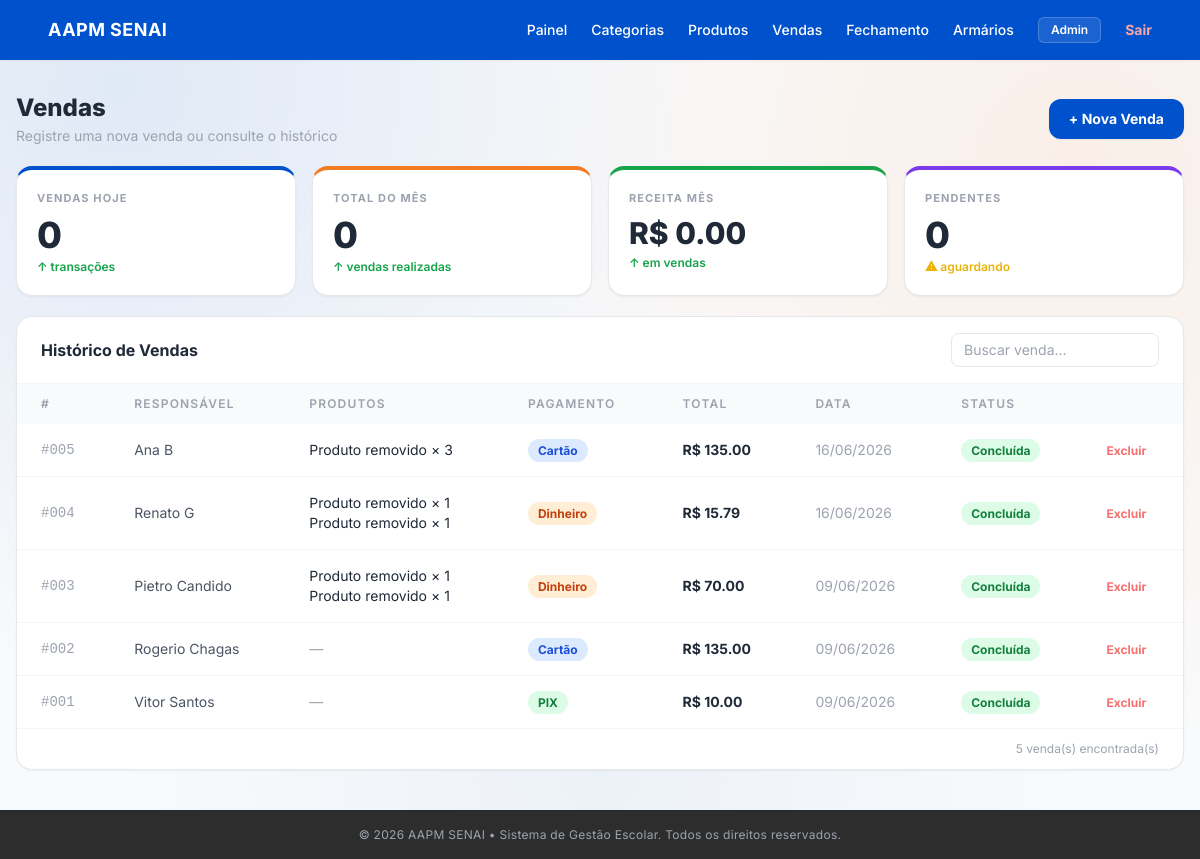
The app's page /vendas/ (signed in), older data.
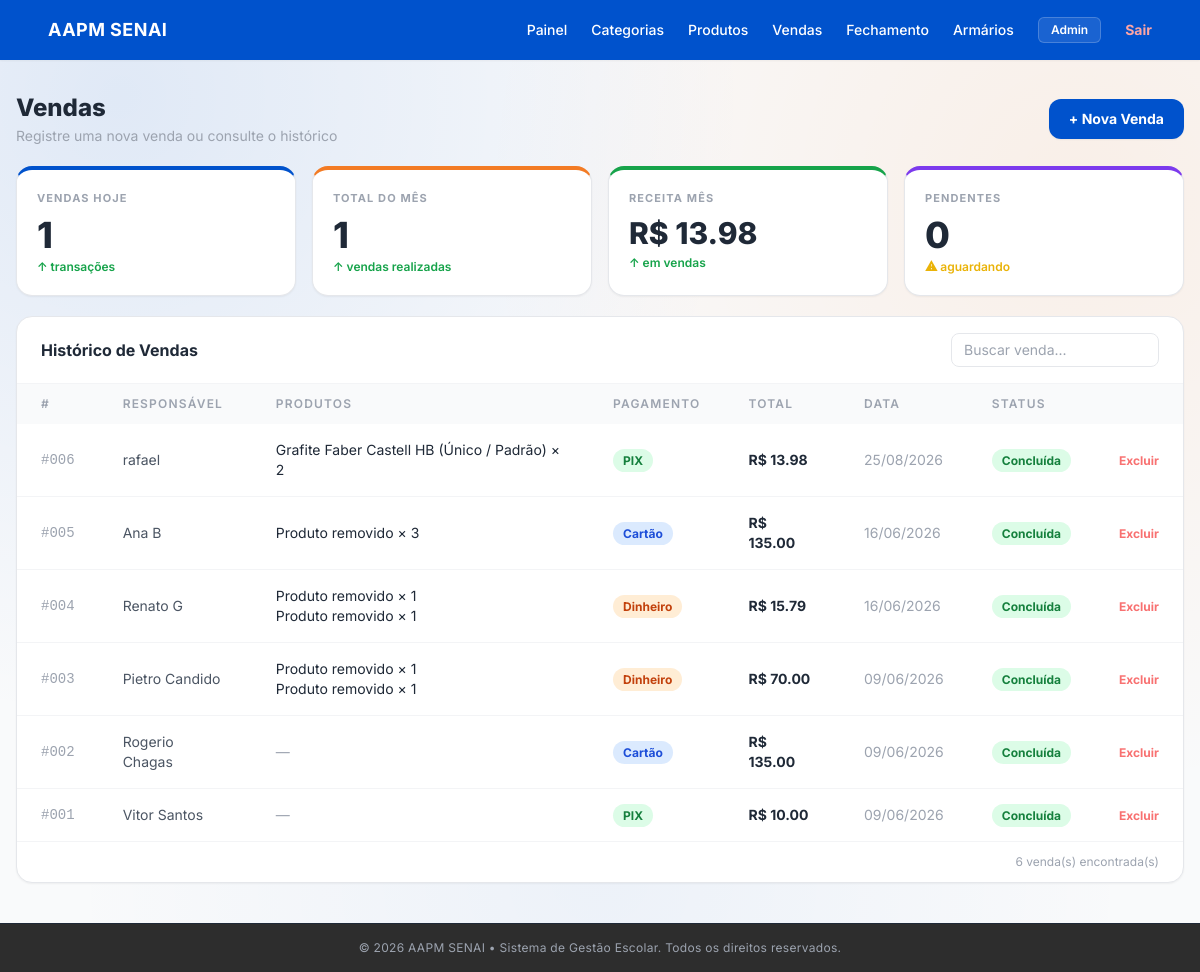
The same page, newer data.
### app/models/venda_model.py (models this page shows)
class Venda(Base):
    __tablename__ = "vendas"
    id              = Column(Integer, primary_key=True, index=True)
    responsavel     = Column(String(150), nullable=False)
    valor_total     = Column(Float, nullable=False)
    forma_pagamento = Column(String(50), nullable=False)
    observacao      = Column(String(500), nullable=True)
    status          = Column(String(30), default="concluida")
    data_venda      = Column(DateTime, default=datetime.utcnow)
    itens = relationship("VendaItem", back_populates="venda", cascade="all, delete")

### app/models/venda_item_model.py (models this page shows)
class VendaItem(Base):
    __tablename__ = "venda_itens"
    id                  = Column(Integer, primary_key=True, index=True)
    venda_id            = Column(Integer, ForeignKey("vendas.id", ondelete="CASCADE"), nullable=False)
    produto_variacao_id = Column(Integer, ForeignKey("produto_variacoes.id", ondelete="SET NULL"), nullable=True)
    quantidade          = Column(Integer, nullable=False)
    preco_unitario      = Column(Float, nullable=False)
    valor_total         = Column(Float, nullable=False)
    venda            = relationship("Venda", back_populates="itens")
    produto_variacao = relationship("ProdutoVariacao")

### app/models/produto_model.py (models this page shows, shortened)
class Produto(Base):
    __tablename__ = "produtos"
    id           = Column(Integer, primary_key=True, autoincrement=True, index=True)
    nome         = Column(String(150), nullable=False, index=True)
    preco        = Column(Float, nullable=False, default=0.0)
    ativo        = Column(Boolean, default=True)
    imagem_path  = Column(String(255), nullable=True)
    categoria_id = Column(Integer, ForeignKey("categorias.id", ondelete="SET NULL"), nullable=True)
    categoria    = relationship("Categoria", back_populates="produtos")
    variacoes    = relationship("ProdutoVariacao", back_populates="produto", cascade="all, delete-orphan")

### app/models/produto_variacao_model.py (models this page shows, shortened)
class ProdutoVariacao(Base):
    __tablename__ = "produto_variacoes"
    __table_args__ = (
        UniqueConstraint("produto_id", "tamanho", "cor", name="uq_variacao_produto_tamanho_cor"),
    )
    id            = Column(Integer, primary_key=True, autoincrement=True, index=True)
    produto_id    = Column(Integer, ForeignKey("produtos.id", ondelete="CASCADE"), nullable=False)
    tamanho       = Column(String(20), nullable=False)
    cor           = Column(String(50), nullable=False)
    sku           = Column(String(50), nullable=True, unique=True)
    preco         = Column(Float, nullable=True)  # se None, usa o preço base do produto
    estoque_atual = Column(Integer, nullable=False, default=0)
    ativo         = Column(Boolean, default=True)
    produto = relationship("Produto", back_populates="variacoes")

### app/controllers/venda_controller.py (the view)
@router.get("")
@router.get("/")
def listar_vendas(
    request: Request,
    pagina: int = 1,
    por_pagina: int = 10,
    busca: str = "",
    status_filtro: str = "",
    forma_pagamento: str = "",
    ordenar: str = "data_desc",
    db: Session = Depends(get_db),
    usuario=Depends(get_current_user),
):
    if pagina < 1:
        pagina = 1
    if por_pagina not in [5, 10, 20, 50]:
        por_pagina = 10
    query = db.query(Venda)
    if busca:
        query = query.filter(
            Venda.responsavel.ilike(f"%{busca}%")
        )
    if status_filtro:
        query = query.filter(
            Venda.status == status_filtro
        )
    if forma_pagamento:
        query = query.filter(
            Venda.forma_pagamento == forma_pagamento
        )
    if ordenar == "data_asc":
        query = query.order_by(
            Venda.data_venda.asc()
        )
    elif ordenar == "valor_desc":
        query = query.order_by(
            Venda.valor_total.desc()
        )
    elif ordenar == "valor_asc":
        query = query.order_by(
            Venda.valor_total.asc()
        )
    elif ordenar == "responsavel":
        query = query.order_by(
            Venda.responsavel.asc()
        )
    else:
        query = query.order_by(
            Venda.data_venda.desc()
        )
    total_vendas = query.count()
    total_paginas = max(
        1,
        (total_vendas + por_pagina - 1) // por_pagina
    )
    if pagina > total_paginas:
        pagina = total_paginas
    offset = (pagina - 1) * por_pagina
    vendas = (
        query
        .offset(offset)
        .limit(por_pagina)
        .all()
    )
    produtos_db = (
        db.query(Produto)
        .filter(Produto.ativo == True)
        .all()
    )
    produtos = []
    for p in produtos_db:
        variacoes = [
            {
                "id": v.id,
                "descricao": v.descricao,
                "preco": v.preco_efetivo,
                "estoque_atual": v.estoque_atual,
            }
            for v in p.variacoes
            if v.ativo
        ]
        if variacoes:
            produtos.append(
                {
                    "id": p.id,
                    "nome": p.nome,
                    "variacoes": variacoes
                }
            )
    hoje = datetime.utcnow().date()
    vendas_hoje = (
        db.query(func.count(Venda.id))
        .filter(
            func.date(Venda.data_venda) == hoje
        )
        .scalar()
        or 0
    )
    total_mes = (
        db.query(func.count(Venda.id))
        .filter(
            func.extract(
                "month",
                Venda.data_venda
            ) == hoje.month,
            func.extract(
                "year",
                Venda.data_venda
            ) == hoje.year
        )
        .scalar()
        or 0
    )
    receita_mes = (
        db.query(func.sum(Venda.valor_total))
        .filter(
            func.extract(
                "month",
                Venda.data_venda
            ) == hoje.month,
            func.extract(
                "year",
                Venda.data_venda
            ) == hoje.year
        )
        .scalar()
        or 0
    )
    pendentes = (
        db.query(func.count(Venda.id))
        .filter(
            Venda.status == "pendente"
        )
        .scalar()
        or 0
    )
    return templates.TemplateResponse(
        request=request,
        name="vendas/index.html",
        context={
            "usuario": usuario,
            "vendas": vendas,
            "produtos": produtos,
            "vendas_hoje": vendas_hoje,
            "total_mes": total_mes,
            "receita_mes": receita_mes,
            "pendentes": pendentes,
            "pagina": pagina,
            "por_pagina": por_pagina,
            "total_vendas": total_vendas,
            "total_paginas": total_paginas,
            "busca": busca,
            "status_filtro": status_filtro,
            "forma_pagamento": forma_pagamento,
            "ordenar": ordenar,
        },
    )

### app/templates/vendas/index.html (shortened to what this page needs)
{% extends "base.html" %}
{% block conteudo %}
<div class="pt-6 flex flex-col gap-5 pb-6">
  <div class="flex items-center justify-between">
    <div>
      <h1 class="text-2xl font-extrabold text-gray-800">Vendas</h1>
      <p class="text-sm text-gray-400 mt-0.5">Registre uma nova venda ou consulte o histórico</p>
    </div>
    <button onclick="abrirModal()"
      class="bg-[#0052cc] hover:bg-blue-700 text-white text-sm font-bold px-5 py-2.5 rounded-xl transition-all shadow-sm">
      + Nova Venda
    </button>
  </div>
  <div class="grid grid-cols-2 lg:grid-cols-4 gap-4">
    <div class="bg-white border border-gray-200 border-t-4 border-t-[#0052cc] rounded-2xl p-5 shadow-sm">
      <p class="text-[11px] font-bold text-gray-400 uppercase tracking-widest">Vendas Hoje</p>
      <p class="text-4xl font-extrabold text-gray-800 mt-2 mb-1">{{ vendas_hoje }}</p>
      <p class="text-xs font-semibold text-green-600">↑ transações</p>
    </div>
    <div class="bg-white border border-gray-200 border-t-4 border-t-[#f37b24] rounded-2xl p-5 shadow-sm">
      <p class="text-[11px] font-bold text-gray-400 uppercase tracking-widest">Total do Mês</p>
      <p class="text-4xl font-extrabold text-gray-800 mt-2 mb-1">{{ total_mes }}</p>
      <p class="text-xs font-semibold text-green-600">↑ vendas realizadas</p>
    </div>
    <div class="bg-white border border-gray-200 border-t-4 border-t-[#16a34a] rounded-2xl p-5 shadow-sm">
      <p class="text-[11px] font-bold text-gray-400 uppercase tracking-widest">Receita Mês</p>
      <p class="text-3xl font-extrabold text-gray-800 mt-2 mb-1">R$ {{ "%.2f"|format(receita_mes) }}</p>
      <p class="text-xs font-semibold text-green-600">↑ em vendas</p>
    </div>
    <div class="bg-white border border-gray-200 border-t-4 border-t-[#7c3aed] rounded-2xl p-5 shadow-sm">
      <p class="text-[11px] font-bold text-gray-400 uppercase tracking-widest">Pendentes</p>
      <p class="text-4xl font-extrabold text-gray-800 mt-2 mb-1">{{ pendentes }}</p>
      <p class="text-xs font-semibold text-yellow-500">⚠ aguardando</p>
    </div>
  </div>
  <div class="bg-white border border-gray-200 rounded-2xl shadow-sm overflow-hidden">
    <div class="px-6 py-4 border-b border-gray-100 flex items-center justify-between">
      <span class="text-base font-bold text-gray-800">Histórico de Vendas</span>
      <input type="text" id="busca" placeholder="Buscar venda..."
        oninput="filtrarTabela()"
        class="text-sm border border-gray-200 rounded-lg px-3 py-1.5 w-52 focus:outline-none focus:border-blue-400">
    </div>
    <div class="overflow-x-auto">
      <table class="w-full text-sm" id="tabela-vendas">
        <thead>
          <tr class="bg-gray-50 text-gray-400 text-xs uppercase tracking-widest">
            <th class="text-left px-6 py-3 font-semibold">#</th>
            <th class="text-left px-6 py-3 font-semibold">Responsável</th>
            <th class="text-left px-6 py-3 font-semibold">Produtos</th>
            <th class="text-left px-6 py-3 font-semibold">Pagamento</th>
            <th class="text-left px-6 py-3 font-semibold">Total</th>
            <th class="text-left px-6 py-3 font-semibold">Data</th>
            <th class="text-left px-6 py-3 font-semibold">Status</th>
            <th class="text-left px-6 py-3 font-semibold"></th>
          </tr>
        </thead>
        <tbody class="divide-y divide-gray-100">
          {% for venda in vendas %}
          <tr class="hover:bg-gray-50 transition">
            <td class="px-6 py-4 text-gray-400 font-mono">#{{ "%03d"|format(venda.id) }}</td>
            <td class="px-6 py-4 text-gray-600">{{ venda.responsavel }}</td>
            <td class="px-6 py-4 text-gray-800">
              {% for item in venda.itens %}
                <span class="block text-sm">
                  {% if item.produto_variacao %}
                    {{ item.produto_variacao.produto.nome }} ({{ item.produto_variacao.descricao }}) × {{ item.quantidade }}
                  {% else %}
                    Produto removido × {{ item.quantidade }}
                  {% endif %}
                </span>
              {% else %}
                <span class="text-gray-400">—</span>
              {% endfor %}
            </td>
            <td class="px-6 py-4">
              {% if venda.forma_pagamento == 'pix' %}
                <span class="bg-green-100 text-green-700 text-xs font-bold px-2.5 py-1 rounded-full">PIX</span>
              {% elif venda.forma_pagamento == 'cartao' %}
                <span class="bg-blue-100 text-blue-700 text-xs font-bold px-2.5 py-1 rounded-full">Cartão</span>
              {% else %}
                <span class="bg-orange-100 text-orange-700 text-xs font-bold px-2.5 py-1 rounded-full">Dinheiro</span>
              {% endif %}
            </td>
            <td class="px-6 py-4 font-bold text-gray-800">R$ {{ "%.2f"|format(venda.valor_total) }}</td>
            <td class="px-6 py-4 text-gray-400">{{ venda.data_venda.strftime('%d/%m/%Y') }}</td>
            <td class="px-6 py-4">
              {% if venda.status == 'concluida' %}
                <span class="bg-green-100 text-green-700 text-xs font-bold px-2.5 py-1 rounded-full">Concluída</span>
              {% else %}
                <span class="bg-yellow-100 text-yellow-700 text-xs font-bold px-2.5 py-1 rounded-full">Pendente</span>
              {% endif %}
            </td>
            <td class="px-6 py-4">
              <form action="/vendas/{{ venda.id }}/deletar" method="post"
                onsubmit="return confirm('Excluir esta venda?')">
                <button type="submit" class="text-red-400 hover:text-red-600 text-xs font-bold transition">Excluir</button>
              </form>
            </td>
          </tr>
          {% else %}
          <tr>
            <td colspan="8" class="px-6 py-10 text-center text-gray-400 text-sm">Nenhuma venda registrada ainda.</td>
          </tr>
          {% endfor %}
        </tbody>
      </table>
    </div>
    <div class="px-6 py-3 border-t border-gray-100 text-xs text-gray-400 text-right">
      {{ vendas|length }} venda(s) encontrada(s)
    </div>
  </div>
</div>
{% endblock %}

### app/templates/base.html (shortened to what this page needs)
<!DOCTYPE html>
<html lang="pt-br" class="h-full">
<head>
    <script src="https://cdn.tailwindcss.com"></script>
    <link rel="stylesheet" href="https://cdnjs.cloudflare.com/ajax/libs/font-awesome/6.4.0/css/all.min.css">
    <link rel="stylesheet" href="/static/css/style.css">
</head>
<body class="bg-gray-50 text-gray-900 min-h-screen flex flex-col">
    <nav class="w-full bg-[#0052cc] text-white px-6 md:px-12 py-4 flex justify-between items-center shadow-sm">
        <div class="text-lg font-bold tracking-wide">
            AAPM SENAI
        </div>
        <div class="flex items-center space-x-6 text-sm font-medium">
            {% if usuario %}
            <a href="/dashboard" class="hover:text-gray-200 transition">
                Painel
            </a>
            {% if usuario.role == 'ADMIN' %}
            <a href="/categorias" class="hover:text-gray-200 transition">
                Categorias
            </a>
            {% endif %}
            <a href="/produtos" class="hover:text-gray-200 transition">
                Produtos
            </a>
            <a href="/vendas" class="hover:text-gray-200 transition">
                Vendas
            </a>
            <a href="/fechamento" class="hover:text-gray-200 transition">
                Fechamento
            </a>
            <a href="/armarios" class="hover:text-gray-200 transition">
                Armários
            </a>
            <span class="bg-white/10 border border-white/20 px-3 py-1 rounded-md text-xs font-semibold">
                {{ usuario.nome }}
            </span>
            <a href="/auth/logout" class="text-red-300 hover:text-red-400 font-bold transition">
                Sair
            </a>
            {% else %}
            <a href="/auth/login"
                class="bg-orange-500 hover:bg-orange-600 text-white px-5 py-1.5 rounded font-semibold shadow-md transition">
                Login
            </a>
            {% endif %}
        </div>
    </nav>
    <main class="flex-grow px-4 pt-2 pb-4">
        <div class="w-full max-w-7xl mx-auto">
            {% block conteudo %}{% endblock %}
        </div>
    </main>
    <footer class="bg-[#2d2d2d] text-gray-400 text-center py-4 text-xs tracking-wide border-t border-gray-800">
        <p>&copy; 2026 AAPM SENAI • Sistema de Gestão Escolar. Todos os direitos reservados.</p>
    </footer>
</body>
</html>

### app/static/css/style.css (style rules this page uses)
:root { --blue:#0052cc; --orange:#ff6a00; --bg:#f5f7fb; --text:#0f172a; --muted:#64748b; }
body { margin:0; font-family:Inter, sans-serif; background: radial-gradient(circle at 10% 10%, rgba(0,82,204,.10), transparent 45%), radial-gradient(circle at 90% 20%, rgba(255,106,0,.08), transparent 45%), radial-gradient(circle at 50% 90%, rgba(0,82,204,.05), transparent 50%), var(--bg); }

### app/templates/base.html (style rules this page uses)
body { font-family: 'Inter', sans-serif; }

Row changes from the older to the newer data that the page shows:
added Venda: id "006", responsavel "rafael", forma_pagamento "PIX", valor_total "13.98", data_venda "25/08/2026", status "Concluída"
added VendaItem: produto_variacao.produto.nome "Grafite Faber Castell HB", produto_variacao.descricao "Único / Padrão", quantidade "2", shown under "006"
Text that changed along with them:
{{ vendas_hoje }}: "0" → "1"
{{ total_mes }}: "0" → "1"
{{ "%.2f"|format(receita_mes) }}: "0.00" → "13.98"
{{ vendas|length }}: "5" → "6"
